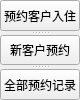
           <widget class="QSplitter" name="splitter_2">
            <property name="orientation">
             <enum>Qt::Vertical</enum>
            </property>
            <widget class="QPushButton" name="confirmReservationBtn">
             <property name="sizePolicy">
              <sizepolicy hsizetype="Expanding" vsizetype="Expanding">
               <horstretch>0</horstretch>
               <verstretch>0</verstretch>
              </sizepolicy>
             </property>
             <property name="text">
              <string>预约客户入住</string>
             </property>
            </widget>
            <widget class="QPushButton" name="newReservationBtn">
             <property name="sizePolicy">
              <sizepolicy hsizetype="Expanding" vsizetype="Expanding">
               <horstretch>0</horstretch>
               <verstretch>0</verstretch>
              </sizepolicy>
             </property>
             <property name="text">
              <string>新客户预约</string>
             </property>
            </widget>
            <widget class="QPushButton" name="allReservationBtn">
             <property name="sizePolicy">
              <sizepolicy hsizetype="Expanding" vsizetype="Expanding">
               <horstretch>0</horstretch>
               <verstretch>0</verstretch>
              </sizepolicy>
             </property>
             <property name="text">
              <string>全部预约记录</string>
             </property>
            </widget>
           </widget>
